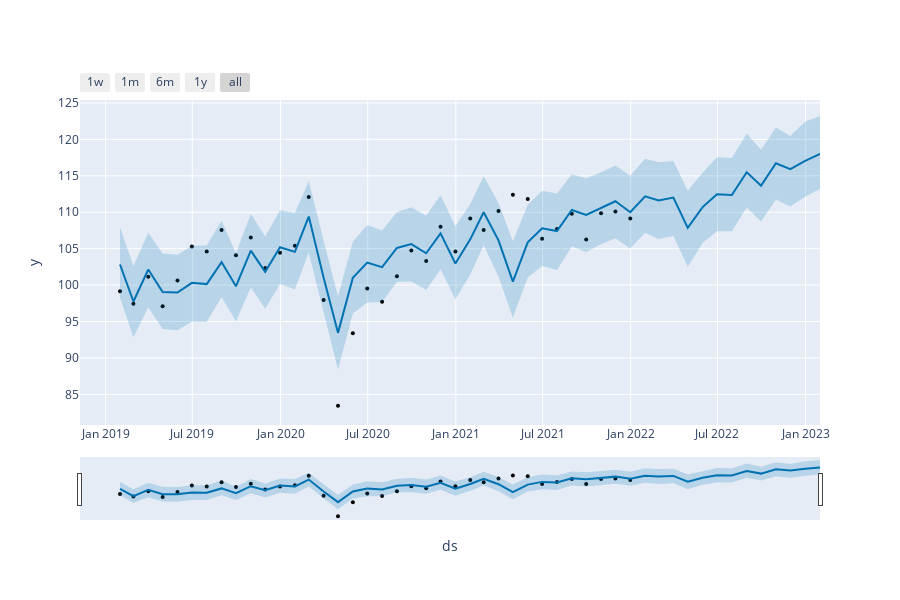

Here is the notebook cell this chart was saved with:
### Code cell
plot_plotly(m2, predictions2)
